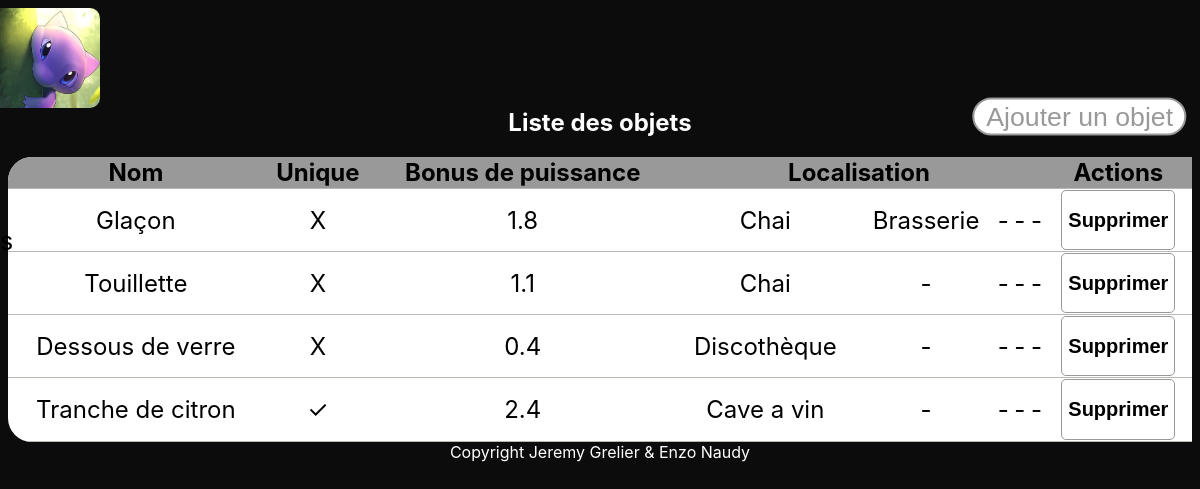
The page /Site/objets.php on the database its author committed.
### tables this page shows
CREATE TABLE IF NOT EXISTS `OBJET` (
  `IdObjet` int(11) NOT NULL AUTO_INCREMENT,
  `NomObjet` text NOT NULL,
  `BonusPuissance` float NOT NULL,
  `IsUnique` tinyint(1) NOT NULL,
  PRIMARY KEY (`IdObjet`)
);

CREATE TABLE IF NOT EXISTS `LOCALISATION` (
  `IdObjet` int(11) NOT NULL,
  `IdZone` int(11) NOT NULL,
  PRIMARY KEY (`IdObjet`,`IdZone`),
  KEY `IdZone` (`IdZone`)
);

CREATE TABLE IF NOT EXISTS `ZONE` (
  `IdZone` int(11) NOT NULL AUTO_INCREMENT,
  `NomZone` text NOT NULL,
  PRIMARY KEY (`IdZone`)
);

### Site/objets.php (the view, shortened to what this page needs)
<!DOCTYPE html>
<html>
<head>
  <link rel="stylesheet" href="css/monsite.css" />
</head>
<body>
  <?php include "topnav.php" ?>
  <div class="listeEspece">
    <h2>Liste des objets</h2>
    <?php
    include "connect.php";  ?>
    <table>
      <tr>
        <th>Nom</th>
        <th>Unique</th>
        <th>Bonus de puissance</th>
        <th colspan="5">Localisation</th>
        <th>Actions</th>
      </tr>
      <tbody>
        <?php
        $requete = "select * from OBJET order by OBJET.IdObjet asc";
        if ($res = $dbh->query($requete))
          $objets =  $res->fetchAll();
        foreach ($objets as $objet) {
          echo '<td>' . $objet['NomObjet'] . '</td>';
          echo '<td>';
          ($objet['IsUnique'] == 1) ?  $a = '✓' : $a = 'X';
          echo $a . '</td>';
          echo '<td>' . $objet['BonusPuissance'] . '</td>';
          $requete2 = "select * from LOCALISATION, ZONE where LOCALISATION.IdObjet = " . $objet['IdObjet'] . " and LOCALISATION.IdZone = ZONE.IdZone order by ZONE.IdZone asc";
          if ($res2 = $dbh->query($requete2))
            $zones = $res2->fetchAll();
          foreach ($zones as $zone) {
            echo '<td>' . $zone['NomZone'] . '</td>';
          }
          if (count($zones) < 5) {
            for ($i = 0; $i < 5 - count($zones); $i++) {
              echo '<td>-</td>';
            }
          }
          echo '<td><form method="post" action="./delete/deleteObjet.php">
                      <button type="submit" name="btnEnvoiForm" title="Envoyer"><h2 style="color:black">Supprimer</h2></button>
                      <input type="hidden" name="id" value="' . $objet['IdObjet'] . '"/>
                      <input type="hidden" name="name" value="' . $objet['NomObjet'] . '"/>
                    </form></td>';
        }
        ?>
      </tbody>
    </table>
    <button id="openModal">Ajouter un objet</button>
  </div>
  <?php include "footer.php" ?>
</body>
</html>

### Site/css/monsite.css (style rules this page uses)
h2 { color: white; }
body { background-image: url('../assets/background.jpg'); background-color: #0c0c0c; font-family: -apple-system, BlinkMacSystemFont, 'Segoe UI', Roboto, Oxygen, Ubuntu, Cantarell, 'Open Sans', 'Helvetica Neue', sans-serif; align-content: center; align-items: center; justify-content: center; text-align: center; scroll-behavior: smooth; background-repeat: no-repeat; background-size: cover; background-position: fixed; -webkit-background-size: cover; -moz-background-size: cover; -o-background-size: cover; }
button { background-color: white; border: 1px solid #999999; color: #999999; border-radius: 5px; }
th { background-color: #999999; }
#openModal { position: absolute; top: 0; right: 5em; scale: 2; margin-top: 8em; border-radius: 16px; }
.listeEspece { margin-top: 100px; }
table { width: 100%; border-collapse: collapse; border-radius: 1em; overflow: hidden; position: relative; display: table; background-color: white; margin: 0 auto; font-size: x-large; border-bottom-right-radius: 0; border-top-right-radius: 0; }
.listeEspece tr { padding-bottom: 1%; border-bottom: 1px solid #bdb7b2; }

### rows shown on the page
objet: NomObjet "Glaçon", a "X", BonusPuissance "1.8"
localisation: IdZone.NomZone "Chai"
localisation: IdZone.NomZone "Brasserie"
objet: NomObjet "Touillette", a "X", BonusPuissance "1.1"
localisation: IdZone.NomZone "Chai"
objet: NomObjet "Dessous de verre", a "X", BonusPuissance "0.4"
localisation: IdZone.NomZone "Discothèque"
objet: NomObjet "Tranche de citron", a "✓", BonusPuissance "2.4"
localisation: IdZone.NomZone "Cave a vin"
